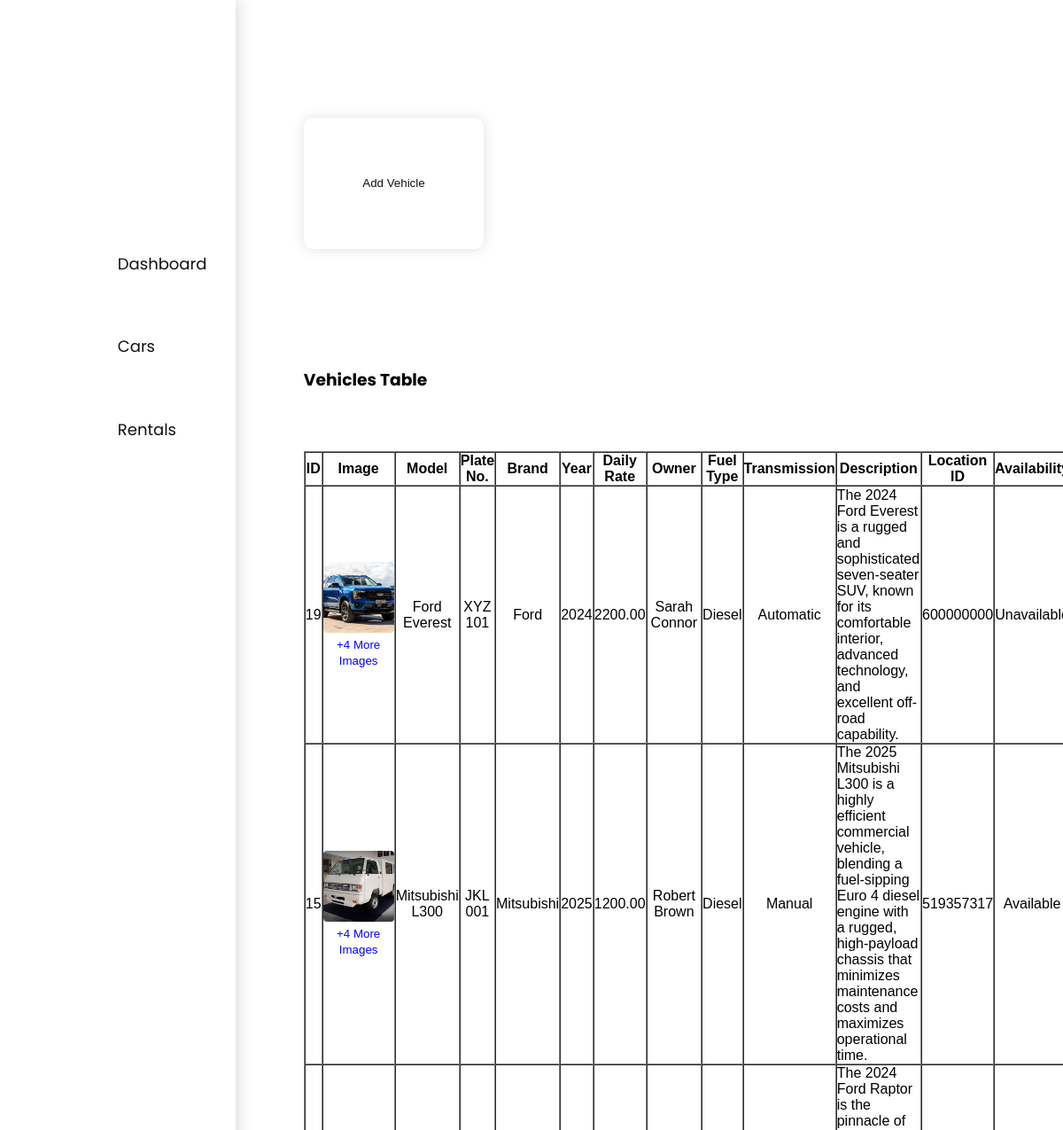
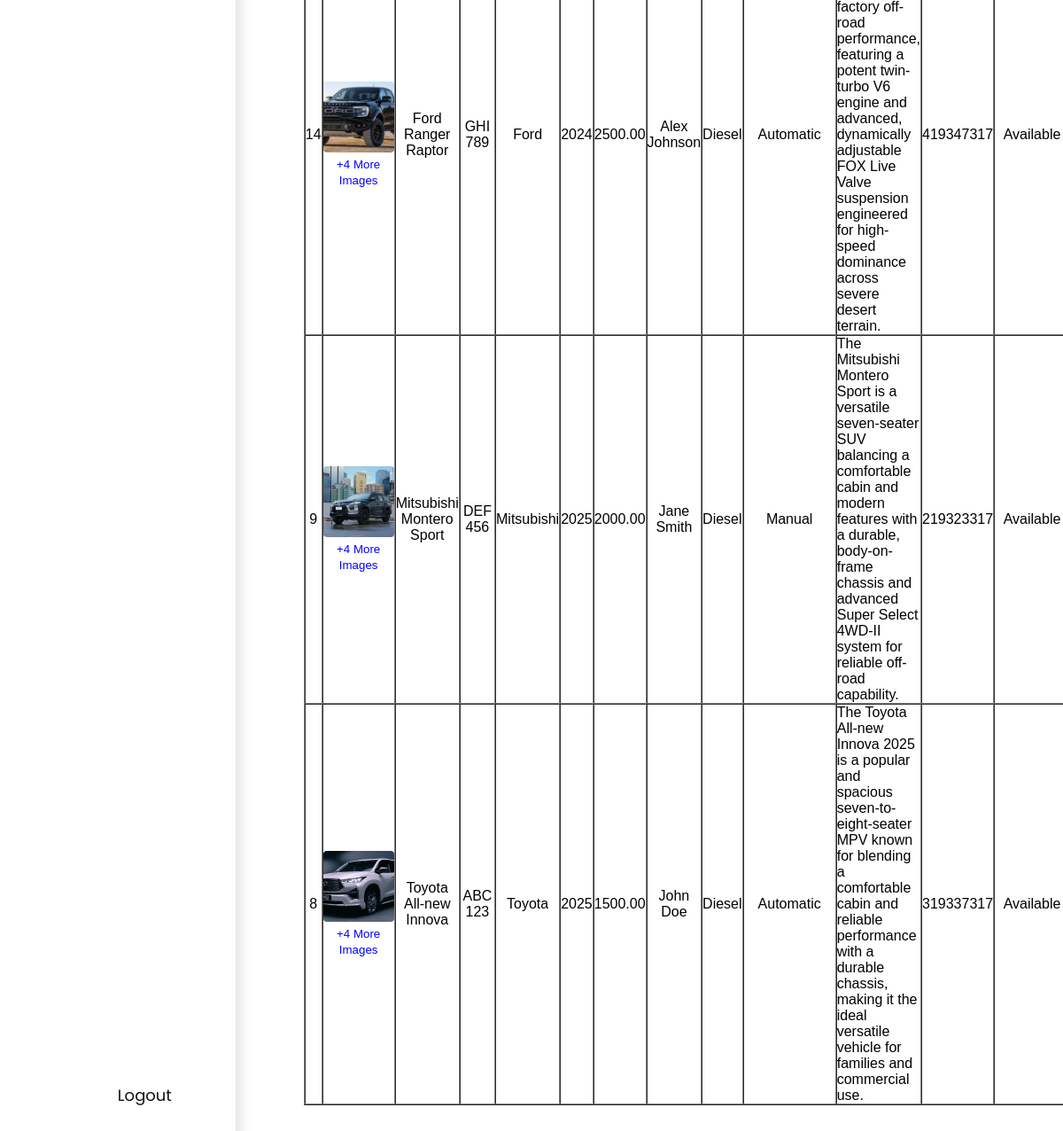
The page /vnm-system/php/cars/cars.php on the database its author committed (2 pictures, top to bottom).
### tables this page shows
CREATE TABLE `cars` (
  `car_id` int(11) NOT NULL,
  `model` varchar(100) NOT NULL,
  `plate_no` varchar(20) NOT NULL,
  `car_brand` varchar(100) NOT NULL,
  `year` year(4) NOT NULL,
  `daily_rate` decimal(10,2) NOT NULL,
  `owner` varchar(150) NOT NULL,
  `fuel_type` varchar(50) NOT NULL,
  `transmission` varchar(50) NOT NULL,
  `is_available` tinyint(1) DEFAULT 1,
  `location_id` int(11) NOT NULL,
  `image` varchar(255) DEFAULT NULL,
  `availability` tinyint(1) NOT NULL DEFAULT 1,
  `description` text DEFAULT NULL
);

### vnm-system/php/cars/cars.php (the view, shortened to what this page needs)
<?php
    include '../db.php';
$sql = "SELECT * FROM cars ORDER BY car_id DESC";
$result = $conn->query($sql);
?>
<!DOCTYPE html>
<html lang="en">
<head>
<link rel="stylesheet" href="/vnm-system/css/common.css">
<link rel="stylesheet" href="/vnm-system/php/cars/cars.css">
</head>
<body>
<nav>
    <div class="navLink">
        <a href="/vnm-system/php/adminindex.php">Dashboard</a>
        <a href="/vnm-system/php/cars/cars.php">Cars</a>
        <a href="/vnm-system/php/rentals.php">Rentals</a>
        <a href="/vnm-system/php/landing.php" id="logout">Logout</a>
    </div>
</nav>
<main>
<button popovertarget="add-vehicle">Add Vehicle</button>
<h3>Vehicles Table</h3>
<table border="1" cellpadding="10" cellspacing="0" style="width:100%; font-family:Arial; margin-bottom:20px;">
<tr>
    <th>ID</th><th>Image</th><th>Model</th><th>Plate No.</th><th>Brand</th><th>Year</th><th>Daily Rate</th>
    <th>Owner</th><th>Fuel Type</th><th>Transmission</th><th>Description</th><th>Location ID</th><th>Availability</th><th>Actions</th>
</tr>
<?php
    $car_images = [];
    $images_result = $conn->query("SELECT * FROM car_images");
    if ($images_result) {
        while ($img_row = $images_result->fetch_assoc()) {
            $car_images[$img_row['car_id']][] = $img_row;
        }
    }
    while($row = $result->fetch_assoc()):
    $all_images = [];
    if (!empty($row['image'])) {
        $all_images[] = [ 'path' => $row['image'] ];
    }
    if (isset($car_images[$row['car_id']])) {
        foreach ($car_images[$row['car_id']] as $img) {
            $all_images[] = [ 'path' => $img['image_path'] ];
        }
    }
    $images_json = htmlspecialchars(json_encode($all_images), ENT_QUOTES, 'UTF-8');
?>
<tr>
    <td><?= $row['car_id'] ?></td>
    <td>
        <?= !empty($row['image']) ? "<img src='uploads/cars/".$row['image']."' class='preview main-car-image' data-images='{$images_json}' onclick='openImageGallery(this)'>" : "No Image" ?>
        <?php
            $additional_count = isset($car_images[$row['car_id']]) ? count($car_images[$row['car_id']]) : 0;
            if ($additional_count > 0) {
                echo "<br><small style='color:blue;'>+" . $additional_count . " More Images</small>";
            }
        ?>
    </td>
    <td><?= $row['model'] ?></td>
    <td><?= $row['plate_no'] ?></td>
    <td><?= $row['car_brand'] ?></td>
    <td><?= $row['year'] ?></td>
    <td><?= $row['daily_rate'] ?></td>
    <td><?= $row['owner'] ?></td>
    <td><?= $row['fuel_type'] ?></td>
    <td><?= $row['transmission'] ?? 'N/A' ?></td> <td style="max-width: 250px; text-align: left;"><?= nl2br(htmlspecialchars($row['description'])) ?></td>
    <td><?= $row['location_id'] ?></td>
    <td>
        <?php
            if($row['availability']==1) echo "Available";
            elseif($row['availability']==0) echo "Unavailable";
            else echo "Maintenance";
        ?>
    </td>
</tr>
<?php endwhile; ?>
</table>
</main>
</body>
</html>

### vnm-system/css/common.css (style rules this page uses)
* { margin: 0; padding: 0; box-sizing: border-box; }
body { width: 100%; height: 100vh; display: grid; }
:root { --primary-font:'Poppins'; --secondary-font:'Arial'; --primary-color:#111; --huge-padding:7.5vh; --primary-padding:5vh; --secondary-padding:2.5vh; --xl-font:60px; --l-font:48px; --m-font:36px; --n-font:24px; --s-font:18px; --xs-font:12px; --l-radius:20px; --radius:15px; --s-radius:10px; }
a { text-decoration: none; }
@media (min-width:600px) { body { grid-template-columns: 17.5vw 1fr; grid-template-rows:1fr; } }
@media (min-width:600px) { nav { grid-column: 1; display: flex; flex-direction: column; justify-content: flex-start; gap: var(--primary-padding); padding: var(--primary-padding); box-shadow: 5px 0px 15px 0px rgba(0,0,0,0.125); } }
@media (min-width:600px) { .navLink { display: flex; flex-direction: column; gap: var(--secondary-padding); flex-grow: 1; } }
@media (min-width:600px) { .navLink a { font-size: var(--s-font); font-family: var(--primary-font); color: var(--primary-color); } }
@media (min-width:600px) { #logout { margin-top: auto; } }
@media (min-width:600px) { main { padding: var(--primary-padding); } }

### vnm-system/php/cars/cars.css (style rules this page uses)
:root { --primary-font:'Poppins'; --secondary-font:'Arial'; --primary-color:#111; --huge-padding:7.5vh; --primary-padding:5vh; --secondary-padding:2.5vh; --xl-font:60px; --l-font:48px; --m-font:36px; --n-font:24px; --s-font:18px; --xs-font:12px; --l-radius:20px; --radius:15px; --s-radius:10px; }
main { display: flex; flex-direction: column; min-height: 100vh; overflow-y: auto; }
@media (min-width:768px) { button { background:transparent; border: transparent; box-shadow: 0px 0px 15px 0px rgba(0,0,0,0.125); width: fit-content; height: fit-content; padding: var(--secondary-padding); border-radius: var(--s-radius); color: var(--primary-color); margin-bottom: var(--primary-padding); } }
@media (min-width:768px) { h3 { font-family: var(--primary-font); margin-bottom: var(--secondary-padding); } }

### vnm-system/php/cars/cars.php (style rules this page uses)
img.preview { width:80px; height:80px; object-fit:cover; border-radius:4px; cursor:pointer; }
table td, table th { text-align:center; }

### rows shown on the page
cars: car_id "19", image (picture), car_id "4", model "Ford Everest", plate_no "XYZ 101", car_brand "Ford", year "2024", daily_rate "2200.00", owner "Sarah Connor", fuel_type "Diesel", transmission "Automatic", description "The 2024 Ford Everest is a rugged and sophisticated seven-seater SUV, known for its comfortable interior, advanced technology, and excellent off-road capability.", location "600000000", availability "Unavailable"
cars: car_id "15", image (picture), car_id "4", model "Mitsubishi L300", plate_no "JKL 001", car_brand "Mitsubishi", year "2025", daily_rate "1200.00", owner "Robert Brown", fuel_type "Diesel", transmission "Manual", description "The 2025 Mitsubishi L300 is a highly efficient commercial vehicle, blending a fuel-sipping Euro 4 diesel engine with a rugged, high-payload chassis that minimizes maintenance costs and maximizes operational time.", location "519357317", availability "Available"
cars: car_id "14", image (picture), car_id "4", model "Ford Ranger Raptor", plate_no "GHI 789", car_brand "Ford", year "2024", daily_rate "2500.00", owner "Alex Johnson", fuel_type "Diesel", transmission "Automatic", description "The 2024 Ford Raptor is the pinnacle of factory off-road performance, featuring a potent twin-turbo V6 engine and advanced, dynamically adjustable FOX Live Valve suspension engineered for high-speed dominance across severe desert terrain.", location "419347317", availability "Available"
cars: car_id "9", image (picture), car_id "4", model "Mitsubishi Montero Sport", plate_no "DEF 456", car_brand "Mitsubishi", year "2025", daily_rate "2000.00", owner "Jane Smith", fuel_type "Diesel", transmission "Manual", description "The Mitsubishi Montero Sport is a versatile seven-seater SUV balancing a comfortable cabin and modern features with a durable, body-on-frame chassis and advanced Super Select 4WD-II system for reliable off-road capability.", location "219323317", availability "Available"
cars: car_id "8", image (picture), car_id "4", model "Toyota All-new Innova", plate_no "ABC 123", car_brand "Toyota", year "2025", daily_rate "1500.00", owner "John Doe", fuel_type "Diesel", transmission "Automatic", description "The Toyota All-new Innova 2025 is a popular and spacious seven-to-eight-seater MPV known for blending a comfortable cabin and reliable performance with a durable chassis, making it the ideal versatile vehicle for families and commercial use.", location "319337317", availability "Available"
